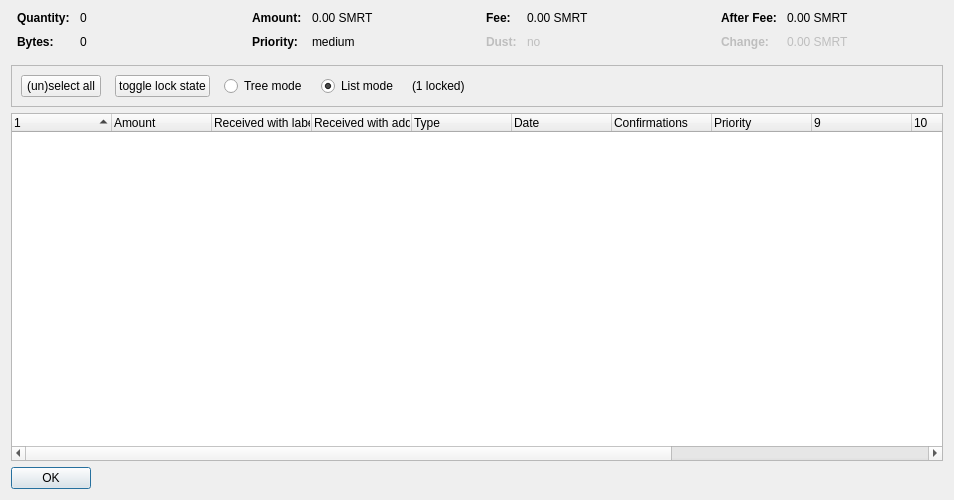
<?xml version="1.0" encoding="UTF-8"?>
<ui version="4.0">
 <class>CoinControlDialog</class>
 <widget class="QDialog" name="CoinControlDialog">
  <property name="geometry">
   <rect>
    <x>0</x>
    <y>0</y>
    <width>954</width>
    <height>500</height>
   </rect>
  </property>
  <property name="windowTitle">
   <string>Coin Selection</string>
  </property>
  <layout class="QVBoxLayout" name="verticalLayout">
   <item>
    <layout class="QHBoxLayout" name="horizontalLayoutTop" stretch="0,0,0,0">
     <property name="topMargin">
      <number>0</number>
     </property>
     <property name="bottomMargin">
      <number>10</number>
     </property>
     <item>
      <layout class="QFormLayout" name="formLayoutCoinControl1">
       <property name="horizontalSpacing">
        <number>10</number>
       </property>
       <property name="verticalSpacing">
        <number>10</number>
       </property>
       <property name="leftMargin">
        <number>6</number>
       </property>
       <property name="rightMargin">
        <number>6</number>
       </property>
       <item row="0" column="0">
        <widget class="QLabel" name="labelCoinControlQuantityText">
         <property name="font">
          <font>
           <weight>75</weight>
           <bold>true</bold>
          </font>
         </property>
         <property name="text">
          <string>Quantity:</string>
         </property>
        </widget>
       </item>
       <item row="0" column="1">
        <widget class="QLabel" name="labelCoinControlQuantity">
         <property name="cursor">
          <cursorShape>IBeamCursor</cursorShape>
         </property>
         <property name="contextMenuPolicy">
          <enum>Qt::ActionsContextMenu</enum>
         </property>
         <property name="text">
          <string notr="true">0</string>
         </property>
         <property name="textInteractionFlags">
          <set>Qt::LinksAccessibleByMouse|Qt::TextSelectableByKeyboard|Qt::TextSelectableByMouse</set>
         </property>
        </widget>
       </item>
       <item row="1" column="0">
        <widget class="QLabel" name="labelCoinControlBytesText">
         <property name="font">
          <font>
           <weight>75</weight>
           <bold>true</bold>
          </font>
         </property>
         <property name="text">
          <string>Bytes:</string>
         </property>
        </widget>
       </item>
       <item row="1" column="1">
        <widget class="QLabel" name="labelCoinControlBytes">
         <property name="cursor">
          <cursorShape>IBeamCursor</cursorShape>
         </property>
         <property name="contextMenuPolicy">
          <enum>Qt::ActionsContextMenu</enum>
         </property>
         <property name="text">
          <string notr="true">0</string>
         </property>
         <property name="textInteractionFlags">
          <set>Qt::LinksAccessibleByMouse|Qt::TextSelectableByKeyboard|Qt::TextSelectableByMouse</set>
         </property>
        </widget>
       </item>
      </layout>
     </item>
     <item>
      <layout class="QFormLayout" name="formLayoutCoinControl2">
       <property name="horizontalSpacing">
        <number>10</number>
       </property>
       <property name="verticalSpacing">
        <number>10</number>
       </property>
       <property name="leftMargin">
        <number>6</number>
       </property>
       <property name="rightMargin">
        <number>6</number>
       </property>
       <item row="0" column="0">
        <widget class="QLabel" name="labelCoinControlAmountText">
         <property name="font">
          <font>
           <weight>75</weight>
           <bold>true</bold>
          </font>
         </property>
         <property name="text">
          <string>Amount:</string>
         </property>
        </widget>
       </item>
       <item row="0" column="1">
        <widget class="QLabel" name="labelCoinControlAmount">
         <property name="cursor">
          <cursorShape>IBeamCursor</cursorShape>
         </property>
         <property name="contextMenuPolicy">
          <enum>Qt::ActionsContextMenu</enum>
         </property>
         <property name="text">
          <string notr="true">0.00 SMRT</string>
         </property>
         <property name="textInteractionFlags">
          <set>Qt::LinksAccessibleByMouse|Qt::TextSelectableByKeyboard|Qt::TextSelectableByMouse</set>
         </property>
        </widget>
       </item>
       <item row="1" column="0">
        <widget class="QLabel" name="labelCoinControlPriorityText">
         <property name="font">
          <font>
           <weight>75</weight>
           <bold>true</bold>
          </font>
         </property>
         <property name="text">
          <string>Priority:</string>
         </property>
        </widget>
       </item>
       <item row="1" column="1">
        <widget class="QLabel" name="labelCoinControlPriority">
         <property name="cursor">
          <cursorShape>IBeamCursor</cursorShape>
         </property>
         <property name="contextMenuPolicy">
          <enum>Qt::ActionsContextMenu</enum>
         </property>
         <property name="text">
          <string>medium</string>
         </property>
         <property name="textInteractionFlags">
          <set>Qt::LinksAccessibleByMouse|Qt::TextSelectableByKeyboard|Qt::TextSelectableByMouse</set>
         </property>
        </widget>
       </item>
      </layout>
     </item>
     <item>
      <layout class="QFormLayout" name="formLayoutCoinControl3">
       <property name="horizontalSpacing">
        <number>10</number>
       </property>
       <property name="verticalSpacing">
        <number>10</number>
       </property>
       <property name="leftMargin">
        <number>6</number>
       </property>
       <property name="rightMargin">
        <number>6</number>
       </property>
       <item row="0" column="0">
        <widget class="QLabel" name="labelCoinControlFeeText">
         <property name="font">
          <font>
           <weight>75</weight>
           <bold>true</bold>
          </font>
         </property>
         <property name="text">
          <string>Fee:</string>
         </property>
        </widget>
       </item>
       <item row="0" column="1">
        <widget class="QLabel" name="labelCoinControlFee">
         <property name="cursor">
          <cursorShape>IBeamCursor</cursorShape>
         </property>
         <property name="contextMenuPolicy">
          <enum>Qt::ActionsContextMenu</enum>
         </property>
         <property name="text">
          <string notr="true">0.00 SMRT</string>
         </property>
         <property name="textInteractionFlags">
          <set>Qt::LinksAccessibleByMouse|Qt::TextSelectableByKeyboard|Qt::TextSelectableByMouse</set>
         </property>
        </widget>
       </item>
       <item row="1" column="0">
        <widget class="QLabel" name="labelCoinControlLowOutputText">
         <property name="enabled">
          <bool>false</bool>
         </property>
         <property name="font">
          <font>
           <weight>75</weight>
           <bold>true</bold>
          </font>
         </property>
         <property name="text">
          <string>Dust:</string>
         </property>
        </widget>
       </item>
       <item row="1" column="1">
        <widget class="QLabel" name="labelCoinControlLowOutput">
         <property name="enabled">
          <bool>false</bool>
         </property>
         <property name="cursor">
          <cursorShape>IBeamCursor</cursorShape>
         </property>
         <property name="contextMenuPolicy">
          <enum>Qt::ActionsContextMenu</enum>
         </property>
         <property name="text">
          <string>no</string>
         </property>
         <property name="textInteractionFlags">
          <set>Qt::LinksAccessibleByMouse|Qt::TextSelectableByKeyboard|Qt::TextSelectableByMouse</set>
         </property>
        </widget>
       </item>
      </layout>
     </item>
     <item>
      <layout class="QFormLayout" name="formLayoutCoinControl4">
       <property name="horizontalSpacing">
        <number>10</number>
       </property>
       <property name="verticalSpacing">
        <number>10</number>
       </property>
       <property name="leftMargin">
        <number>6</number>
       </property>
       <property name="rightMargin">
        <number>6</number>
       </property>
       <item row="0" column="0">
        <widget class="QLabel" name="labelCoinControlAfterFeeText">
         <property name="font">
          <font>
           <weight>75</weight>
           <bold>true</bold>
          </font>
         </property>
         <property name="text">
          <string>After Fee:</string>
         </property>
        </widget>
       </item>
       <item row="0" column="1">
        <widget class="QLabel" name="labelCoinControlAfterFee">
         <property name="cursor">
          <cursorShape>IBeamCursor</cursorShape>
         </property>
         <property name="contextMenuPolicy">
          <enum>Qt::ActionsContextMenu</enum>
         </property>
         <property name="text">
          <string notr="true">0.00 SMRT</string>
         </property>
         <property name="textInteractionFlags">
          <set>Qt::LinksAccessibleByMouse|Qt::TextSelectableByKeyboard|Qt::TextSelectableByMouse</set>
         </property>
        </widget>
       </item>
       <item row="1" column="0">
        <widget class="QLabel" name="labelCoinControlChangeText">
         <property name="enabled">
          <bool>false</bool>
         </property>
         <property name="font">
          <font>
           <weight>75</weight>
           <bold>true</bold>
          </font>
         </property>
         <property name="text">
          <string>Change:</string>
         </property>
        </widget>
       </item>
       <item row="1" column="1">
        <widget class="QLabel" name="labelCoinControlChange">
         <property name="enabled">
          <bool>false</bool>
         </property>
         <property name="cursor">
          <cursorShape>IBeamCursor</cursorShape>
         </property>
         <property name="contextMenuPolicy">
          <enum>Qt::ActionsContextMenu</enum>
         </property>
         <property name="text">
          <string notr="true">0.00 SMRT</string>
         </property>
         <property name="textInteractionFlags">
          <set>Qt::LinksAccessibleByMouse|Qt::TextSelectableByKeyboard|Qt::TextSelectableByMouse</set>
         </property>
        </widget>
       </item>
      </layout>
     </item>
    </layout>
   </item>
   <item>
    <widget class="QFrame" name="frame">
     <property name="minimumSize">
      <size>
       <width>0</width>
       <height>40</height>
      </size>
     </property>
     <property name="frameShape">
      <enum>QFrame::StyledPanel</enum>
     </property>
     <property name="frameShadow">
      <enum>QFrame::Sunken</enum>
     </property>
     <layout class="QHBoxLayout" name="horizontalLayout">
      <item>
       <layout class="QHBoxLayout" name="horizontalLayoutPanel" stretch="0,0,0,0,0,0">
        <property name="spacing">
         <number>14</number>
        </property>
        <item>
         <widget class="QPushButton" name="pushButtonSelectAll">
          <property name="sizePolicy">
           <sizepolicy hsizetype="Maximum" vsizetype="Fixed">
            <horstretch>0</horstretch>
            <verstretch>0</verstretch>
           </sizepolicy>
          </property>
          <property name="text">
           <string>(un)select all</string>
          </property>
          <property name="autoDefault">
           <bool>false</bool>
          </property>
         </widget>
        </item>
        <item>
         <widget class="QPushButton" name="pushButtonToggleLock">
          <property name="sizePolicy">
           <sizepolicy hsizetype="Maximum" vsizetype="Fixed">
            <horstretch>0</horstretch>
            <verstretch>0</verstretch>
           </sizepolicy>
          </property>
          <property name="text">
           <string>toggle lock state</string>
          </property>
          <property name="autoDefault">
           <bool>false</bool>
          </property>
         </widget>
        </item>
        <item>
         <widget class="QRadioButton" name="radioTreeMode">
          <property name="sizePolicy">
           <sizepolicy hsizetype="Maximum" vsizetype="Fixed">
            <horstretch>0</horstretch>
            <verstretch>0</verstretch>
           </sizepolicy>
          </property>
          <property name="text">
           <string>Tree mode</string>
          </property>
         </widget>
        </item>
        <item>
         <widget class="QRadioButton" name="radioListMode">
          <property name="sizePolicy">
           <sizepolicy hsizetype="Maximum" vsizetype="Fixed">
            <horstretch>0</horstretch>
            <verstretch>0</verstretch>
           </sizepolicy>
          </property>
          <property name="text">
           <string>List mode</string>
          </property>
          <property name="checked">
           <bool>true</bool>
          </property>
         </widget>
        </item>
        <item>
         <widget class="QLabel" name="labelLocked">
          <property name="text">
           <string>(1 locked)</string>
          </property>
         </widget>
        </item>
        <item>
         <spacer name="horizontalSpacer">
          <property name="orientation">
           <enum>Qt::Horizontal</enum>
          </property>
          <property name="sizeHint" stdset="0">
           <size>
            <width>40</width>
            <height>20</height>
           </size>
          </property>
         </spacer>
        </item>
       </layout>
      </item>
     </layout>
    </widget>
   </item>
   <item>
    <widget class="CoinControlTreeWidget" name="treeWidget">
     <property name="contextMenuPolicy">
      <enum>Qt::CustomContextMenu</enum>
     </property>
     <property name="sortingEnabled">
      <bool>false</bool>
     </property>
     <property name="columnCount">
      <number>13</number>
     </property>
     <attribute name="headerShowSortIndicator" stdset="0">
      <bool>true</bool>
     </attribute>
     <attribute name="headerStretchLastSection">
      <bool>false</bool>
     </attribute>
     <column>
      <property name="text">
       <string/>
      </property>
     </column>
     <column>
      <property name="text">
       <string>Amount</string>
      </property>
     </column>
     <column>
      <property name="text">
       <string>Received with label</string>
      </property>
     </column>
     <column>
      <property name="text">
       <string>Received with address</string>
      </property>
     </column>
     <column>
      <property name="text">
       <string>Type</string>
      </property>
     </column>
     <column>
      <property name="text">
       <string>Date</string>
      </property>
     </column>
     <column>
      <property name="text">
       <string>Confirmations</string>
      </property>
      <property name="toolTip">
       <string>Confirmed</string>
      </property>
     </column>
     <column>
      <property name="text">
       <string>Priority</string>
      </property>
     </column>
     <column>
      <property name="text">
       <string/>
      </property>
     </column>
     <column>
      <property name="text">
       <string/>
      </property>
     </column>
     <column>
      <property name="text">
       <string/>
      </property>
     </column>
     <column>
      <property name="text">
       <string/>
      </property>
     </column>
     <column>
      <property name="text">
       <string/>
      </property>
     </column>
    </widget>
   </item>
   <item>
    <widget class="QDialogButtonBox" name="buttonBox">
     <property name="sizePolicy">
      <sizepolicy hsizetype="Maximum" vsizetype="Fixed">
       <horstretch>0</horstretch>
       <verstretch>0</verstretch>
      </sizepolicy>
     </property>
     <property name="orientation">
      <enum>Qt::Horizontal</enum>
     </property>
     <property name="standardButtons">
      <set>QDialogButtonBox::Ok</set>
     </property>
    </widget>
   </item>
  </layout>
 </widget>
 <customwidgets>
  <customwidget>
   <class>CoinControlTreeWidget</class>
   <extends>QTreeWidget</extends>
   <header>coincontroltreewidget.h</header>
  </customwidget>
 </customwidgets>
 <resources/>
 <connections/>
</ui>
